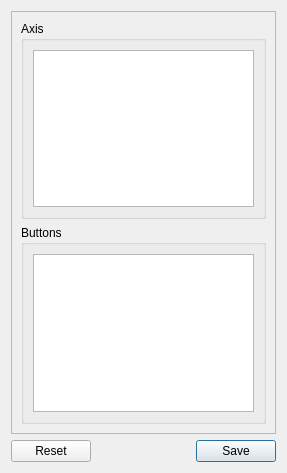
<?xml version="1.0" encoding="UTF-8"?>
<ui version="4.0">
 <class>ActionConfigurationView</class>
 <widget class="QWidget" name="ActionConfigurationView">
  <property name="geometry">
   <rect>
    <x>0</x>
    <y>0</y>
    <width>287</width>
    <height>473</height>
   </rect>
  </property>
  <layout class="QVBoxLayout" name="verticalLayout">
   <item>
    <widget class="QScrollArea" name="scrollArea">
     <property name="widgetResizable">
      <bool>true</bool>
     </property>
     <widget class="QWidget" name="scrollAreaWidgetContents">
      <property name="geometry">
       <rect>
        <x>0</x>
        <y>0</y>
        <width>273</width>
        <height>430</height>
       </rect>
      </property>
      <layout class="QVBoxLayout" name="verticalLayout_2">
       <item>
        <widget class="QGroupBox" name="axisBox">
         <property name="title">
          <string>Axis</string>
         </property>
         <layout class="QVBoxLayout" name="verticalLayout_3">
          <item>
           <widget class="QTableView" name="axisTableView">
            <property name="selectionMode">
             <enum>QAbstractItemView::NoSelection</enum>
            </property>
            <property name="showGrid">
             <bool>false</bool>
            </property>
            <attribute name="horizontalHeaderVisible">
             <bool>false</bool>
            </attribute>
            <attribute name="horizontalHeaderStretchLastSection">
             <bool>true</bool>
            </attribute>
            <attribute name="verticalHeaderVisible">
             <bool>false</bool>
            </attribute>
           </widget>
          </item>
         </layout>
        </widget>
       </item>
       <item>
        <widget class="QGroupBox" name="buttonsBox">
         <property name="title">
          <string>Buttons</string>
         </property>
         <layout class="QVBoxLayout" name="verticalLayout_4">
          <item>
           <widget class="QTableView" name="buttonTableView">
            <property name="editTriggers">
             <set>QAbstractItemView::AllEditTriggers</set>
            </property>
            <property name="selectionMode">
             <enum>QAbstractItemView::NoSelection</enum>
            </property>
            <property name="selectionBehavior">
             <enum>QAbstractItemView::SelectItems</enum>
            </property>
            <property name="gridStyle">
             <enum>Qt::NoPen</enum>
            </property>
            <attribute name="horizontalHeaderVisible">
             <bool>false</bool>
            </attribute>
            <attribute name="horizontalHeaderStretchLastSection">
             <bool>true</bool>
            </attribute>
            <attribute name="verticalHeaderVisible">
             <bool>false</bool>
            </attribute>
            <attribute name="verticalHeaderHighlightSections">
             <bool>true</bool>
            </attribute>
           </widget>
          </item>
         </layout>
        </widget>
       </item>
      </layout>
     </widget>
    </widget>
   </item>
   <item>
    <widget class="QDialogButtonBox" name="buttonBox">
     <property name="standardButtons">
      <set>QDialogButtonBox::Reset|QDialogButtonBox::Save</set>
     </property>
    </widget>
   </item>
  </layout>
 </widget>
 <resources/>
 <connections/>
</ui>
